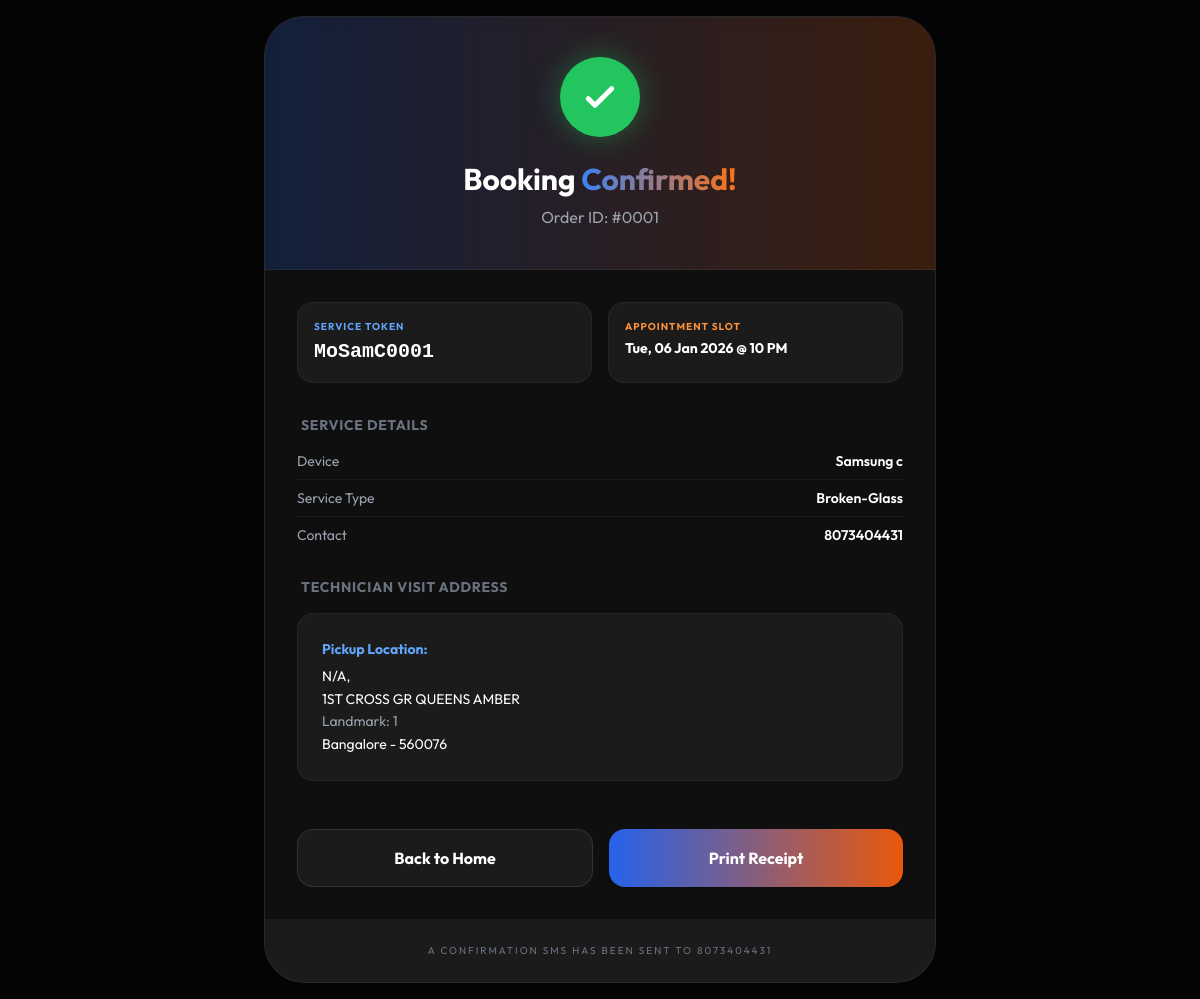
The page /bookings/bookings/booking/success/MoSamC0001/ on the database as committed earlier.
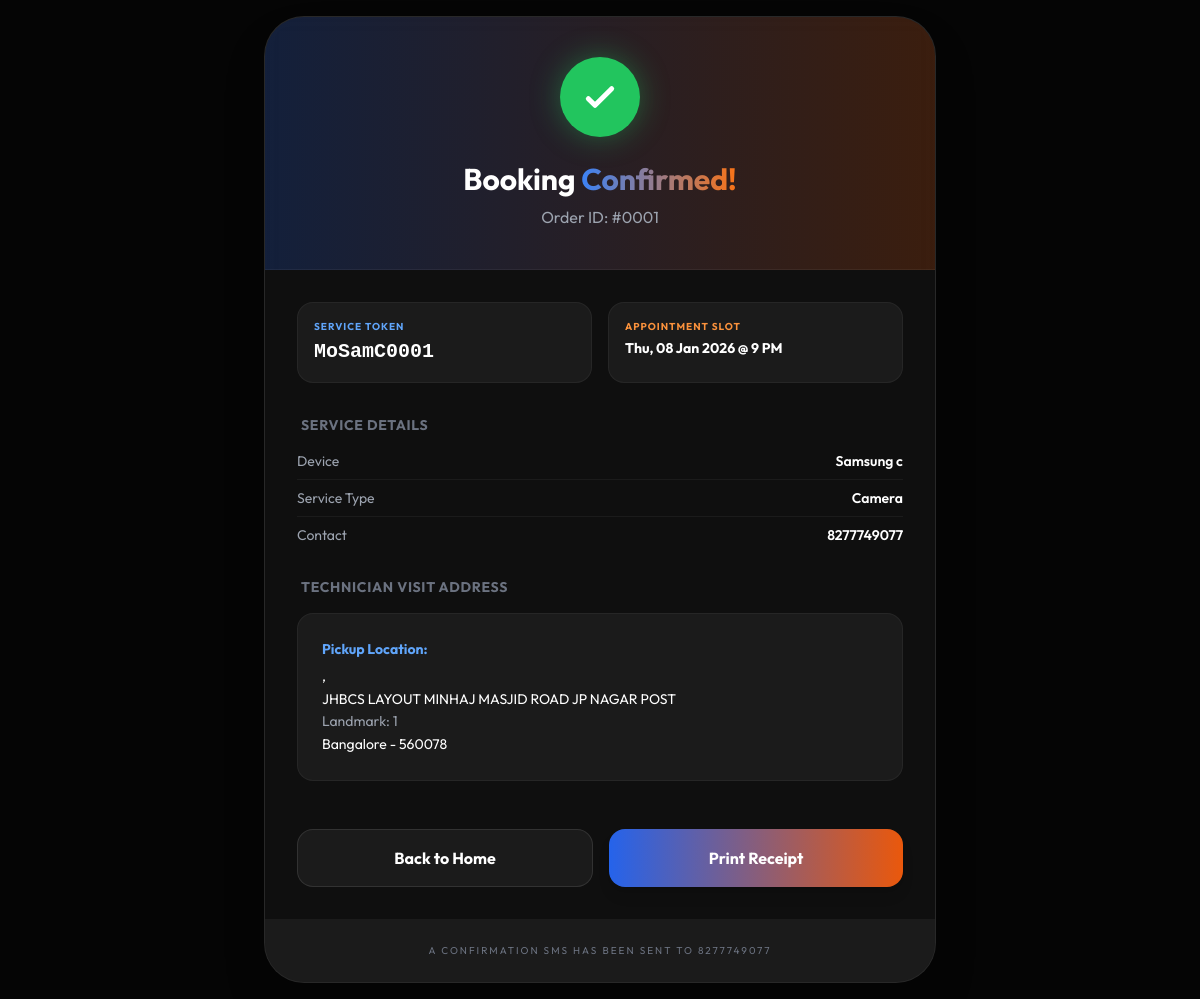
The same page on the database as committed later.
### Bookings/models.py (models this page shows, shortened)
class Booking(models.Model):
    STATUS_CHOICES = [
        ('pending', 'Pending'),
        ('assigned', 'Technician Assigned'),
        ('in_progress', 'In Progress'),
        ('completed', 'Completed'),
        ('cancelled', 'Cancelled'),
    ]
    status = models.CharField(max_length=20, choices=STATUS_CHOICES, default='pending')
    user = models.ForeignKey('Accounts.MyUser', on_delete=models.CASCADE)
    service_type = models.CharField(max_length=100)
    service_name = models.CharField(max_length=200)
    model = models.CharField(max_length=100)
    purpose = models.CharField(max_length=100)
    description = models.TextField()
    phone = models.CharField(max_length=15, blank=True, null=True)
    booking_date = models.DateTimeField()
    created_at = models.DateTimeField(auto_now_add=True)
    sequence_number = models.PositiveIntegerField(unique=True, editable=False)
    token = models.CharField(max_length=30, editable=False, null=True, blank=True)
    order_id = models.CharField(max_length=10, editable=False, null=True, blank=True)

class BookingAddress(models.Model):
    booking = models.OneToOneField(Booking, on_delete=models.CASCADE, related_name='address')
    house_no = models.CharField(max_length=100)
    building_name = models.CharField(max_length=100)
    street = models.CharField(max_length=255)
    landmark = models.CharField(max_length=100, blank=True, null=True)
    city = models.CharField(max_length=100, default="Bangalore")
    state = models.CharField(max_length=100, default="Karnataka")
    pincode = models.CharField(max_length=20)
    country = models.CharField(max_length=100, default='India')

### Bookings/views.py (the view)
# urls.py: path('bookings/booking/success/<str:token>/', booking_success, name='booking_success'),
def booking_success(request, token):
    booking = get_object_or_404(Booking.objects.select_related('address'), token=token)
    return render(request, 'Bookings/success.html', {'booking': booking})

### templates/Bookings/success.html (shortened to what the changed rows need)
<!DOCTYPE html>
<html lang="en">
<head>
    <script src="https://cdn.tailwindcss.com"></script>
</head>
<body class="flex items-center justify-center min-h-screen p-4">
    <div class="max-w-2xl w-full glass-card rounded-[2.5rem] overflow-hidden shadow-2xl">
        <div class="bg-gradient-to-r from-blue-600/20 to-orange-600/20 p-10 text-center border-b border-white/5">
            <div class="w-20 h-20 bg-green-500 rounded-full flex items-center justify-center mx-auto mb-6 shadow-[0_0_30px_rgba(34,197,94,0.4)]">
                <svg class="w-10 h-10 text-white" fill="none" stroke="currentColor" viewBox="0 0 24 24"><path stroke-linecap="round" stroke-linejoin="round" stroke-width="3" d="M5 13l4 4L19 7"></path></svg>
            </div>
            <h1 class="text-3xl font-bold mb-2">Booking <span class="brand-gradient">Confirmed!</span></h1>
            <p class="text-gray-400">Order ID: {{ booking.order_id }}</p>
        </div>
        <div class="p-8 space-y-8">
            <div class="grid grid-cols-1 md:grid-cols-2 gap-4">
                <div class="bg-white/5 p-4 rounded-2xl border border-white/5">
                    <p class="text-[10px] text-blue-400 font-bold uppercase tracking-widest">Service Token</p>
                    <p class="text-xl font-mono font-bold mt-1">{{ booking.token }}</p>
                </div>
                <div class="bg-white/5 p-4 rounded-2xl border border-white/5">
                    <p class="text-[10px] text-orange-400 font-bold uppercase tracking-widest">Appointment Slot</p>
                    <p class="text-sm font-bold mt-1">{{ booking.booking_date|date:"D, d M Y" }} @ {{ booking.booking_date|date:"f A" }}</p>
                </div>
            </div>
            <div class="space-y-4">
                <div class="space-y-2 text-sm">
                    <div class="flex justify-between border-b border-white/5 pb-2">
                        <span class="text-gray-400">Device</span>
                        <span class="font-semibold">{{ booking.service_name }} {{ booking.model }}</span>
                    </div>
                    <div class="flex justify-between border-b border-white/5 pb-2">
                        <span class="text-gray-400">Service Type</span>
                        <span class="font-semibold capitalize">{{ booking.purpose }}</span>
                    </div>
                    <div class="flex justify-between">
                        <span class="text-gray-400">Contact</span>
                        <span class="font-semibold">{{ booking.phone }}</span>
                    </div>
                </div>
            </div>
            <div class="space-y-4">
                <h3 class="text-sm font-bold text-gray-500 uppercase tracking-wider ml-1">Technician Visit Address</h3>
                <div class="bg-white/5 p-6 rounded-2xl border border-white/5 text-sm leading-relaxed">
                    <p class="font-bold text-blue-400 mb-1">Pickup Location:</p>
                    {{ booking.address.house_no }}, {{ booking.address.building_name }}<br>
                    {{ booking.address.street }}<br>
                    {% if booking.address.landmark %}<span class="text-gray-400">Landmark: {{ booking.address.landmark }}</span><br>{% endif %}
                    {{ booking.address.city }} - {{ booking.address.pincode }}
                </div>
            </div>
            <div class="flex flex-col sm:flex-row gap-4 pt-4">
            </div>
        </div>
        <div class="p-6 bg-white/5 text-center text-[10px] text-gray-500 uppercase tracking-[0.2em]">
            A confirmation SMS has been sent to {{ booking.phone }}
        </div>
    </div>
</body>
</html>

Rows that differ between the two databases and show on the page:
removed Booking: order_id "#0001", token "MoSamC0001", booking_date "Tue, 06 Jan 2026", booking_date "10 PM", service_name "Samsung", model "c", purpose "Broken-Glass", phone "8073404431", address.house_no "N/A", address.street "1ST CROSS GR QUEENS AMBER", address.landmark "1", address.city "Bangalore", address.pincode "560076"
added Booking: order_id "#0001", token "MoSamC0001", booking_date "Thu, 08 Jan 2026", booking_date "9 PM", service_name "Samsung", model "c", purpose "Camera", phone "8277749077", address.street "JHBCS LAYOUT MINHAJ MASJID ROAD JP NAGAR POST", address.landmark "1", address.city "Bangalore", address.pincode "560078"
